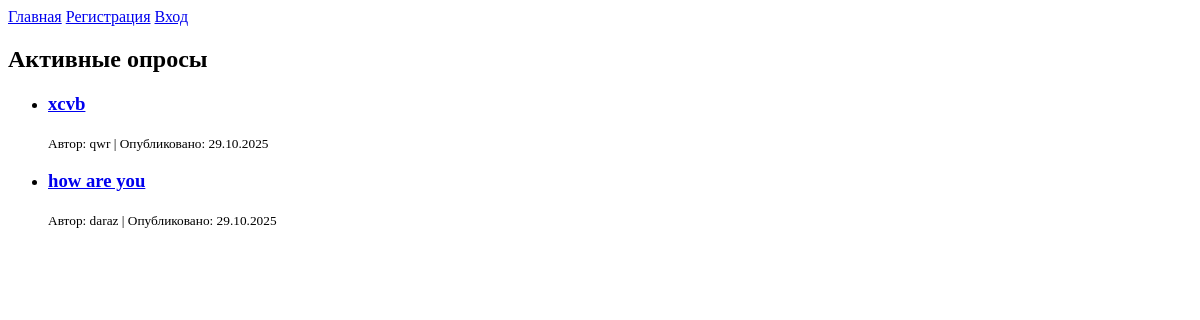
Before: / with the older database file.
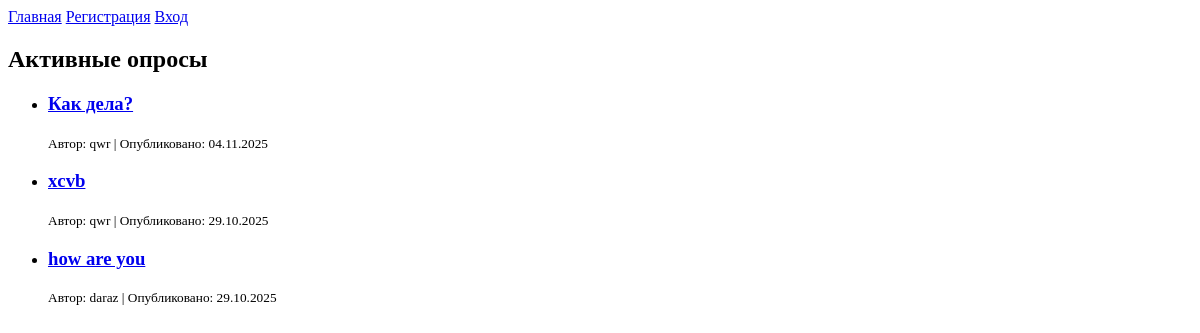
After: the same page with the newer database file.
### polls/models.py (models this page shows, shortened)
class Question(models.Model):
    question_text = models.CharField(max_length=200)
    description_short = models.TextField(
        "краткое описание",
        max_length=300,
        blank=True,
        null=True,
        help_text="кратенько кратко"
    )
    pub_date = models.DateTimeField('date published', auto_now_add=True)
    image = models.ImageField(upload_to='question_images/', blank=True, null=True)
    question_user = models.ForeignKey(User, on_delete=models.CASCADE)
    lifespan_days = models.PositiveIntegerField(default=7)
    def is_active(self):
        now = timezone.now()
        return now <= self.pub_date + datetime.timedelta(days=self.lifespan_days)

### polls/views.py (the view)
# urls.py: path('', views.IndexView.as_view(), name='index'),
class IndexView(generic.ListView):
    template_name = 'polls/index.html'
    context_object_name = 'questions'
    def get_queryset(self):
        now = timezone.now()
        if self.request.user.is_authenticated and self.request.user.is_staff:
            return Question.objects.all().order_by('-pub_date')
        published = Question.objects.filter(pub_date__lte=now)
        active = [q for q in published if q.is_active()]
        return sorted(active, key=lambda q: q.pub_date, reverse=True)

### polls/templates/polls/index.html (shortened to what this page needs)
{% extends 'polls/base.html' %}
{% block content %}
    <h2>Активные опросы</h2>
    {% if questions %}
        <ul>
            {% for question in questions %}
                <li>
                    <h3><a href="{% url 'polls:detail' question.id %}">{{ question.question_text }}</a></h3>
                    <small>
                        Автор: {{ question.question_user.username }} |
                        Опубликовано: {{ question.pub_date|date:"d.m.Y" }}
                    </small>
                </li>
            {% endfor %}
        </ul>
    {% else %}
        <p>Нет доступных опросов.</p>
    {% endif %}
{% endblock content %}

### polls/templates/polls/base.html (shortened to what this page needs)
<!DOCTYPE html>
<html lang="en">
<head>
</head>
<body>
<nav>
    <a href="{% url 'polls:index' %}">Главная</a>
    {% if user.is_authenticated %}
    <a href="{% url 'polls:logout' %}">Выход</a>
    <a href="{% url 'polls:profile' %}">Профиль</a>
    <a href="{% url 'polls:question_add'%}">Добавить вопросик</a>
    {% else %}
    <a href="{% url 'polls:register' %}">Регистрация</a>
    <a href="{% url 'polls:login' %}">Вход</a>
    {% endif %}
</nav>
{% block content %}
{% endblock content %}
</body>
</html>

Changed rows visible on the page:
added Question: question_text "Как дела?", question_user.username "qwr", pub_date "04.11.2025"
